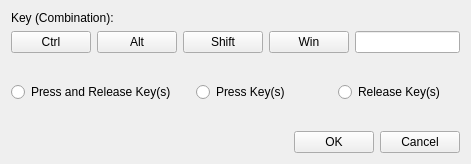
<?xml version="1.0" encoding="UTF-8"?>
<ui version="4.0">
 <class>KeyActionEditDialog</class>
 <widget class="QDialog" name="KeyActionEditDialog">
  <property name="geometry">
   <rect>
    <x>0</x>
    <y>0</y>
    <width>471</width>
    <height>164</height>
   </rect>
  </property>
  <property name="windowTitle">
   <string>Key Action Dialog</string>
  </property>
  <layout class="QGridLayout" name="gridLayout">
   <item row="0" column="0">
    <widget class="QLabel" name="label">
     <property name="text">
      <string>Key (Combination):</string>
     </property>
    </widget>
   </item>
   <item row="2" column="0">
    <spacer name="verticalSpacer_3">
     <property name="orientation">
      <enum>Qt::Vertical</enum>
     </property>
     <property name="sizeHint" stdset="0">
      <size>
       <width>20</width>
       <height>40</height>
      </size>
     </property>
    </spacer>
   </item>
   <item row="4" column="0">
    <spacer name="verticalSpacer">
     <property name="orientation">
      <enum>Qt::Vertical</enum>
     </property>
     <property name="sizeHint" stdset="0">
      <size>
       <width>20</width>
       <height>40</height>
      </size>
     </property>
    </spacer>
   </item>
   <item row="3" column="0">
    <layout class="QHBoxLayout" name="horizontalLayout_2">
     <property name="spacing">
      <number>20</number>
     </property>
     <item>
      <widget class="QRadioButton" name="press_releaseKey">
       <property name="text">
        <string>Press and Release Key(s)</string>
       </property>
      </widget>
     </item>
     <item>
      <widget class="QRadioButton" name="pressKey">
       <property name="text">
        <string>Press Key(s)</string>
       </property>
      </widget>
     </item>
     <item>
      <widget class="QRadioButton" name="releaseKey">
       <property name="text">
        <string>Release Key(s)</string>
       </property>
      </widget>
     </item>
    </layout>
   </item>
   <item row="5" column="0">
    <layout class="QHBoxLayout" name="horizontalLayout_3">
     <item>
      <spacer name="horizontalSpacer">
       <property name="orientation">
        <enum>Qt::Horizontal</enum>
       </property>
       <property name="sizeHint" stdset="0">
        <size>
         <width>40</width>
         <height>20</height>
        </size>
       </property>
      </spacer>
     </item>
     <item>
      <widget class="QPushButton" name="ok">
       <property name="text">
        <string>OK</string>
       </property>
       <property name="autoDefault">
        <bool>false</bool>
       </property>
      </widget>
     </item>
     <item>
      <widget class="QPushButton" name="cancel">
       <property name="text">
        <string>Cancel</string>
       </property>
       <property name="autoDefault">
        <bool>false</bool>
       </property>
      </widget>
     </item>
    </layout>
   </item>
   <item row="1" column="0">
    <layout class="QHBoxLayout" name="horizontalLayout">
     <item>
      <widget class="QPushButton" name="ctrlBut">
       <property name="font">
        <font>
         <weight>50</weight>
         <bold>false</bold>
         <strikeout>false</strikeout>
        </font>
       </property>
       <property name="text">
        <string>Ctrl</string>
       </property>
       <property name="autoDefault">
        <bool>false</bool>
       </property>
      </widget>
     </item>
     <item>
      <widget class="QPushButton" name="altBut">
       <property name="text">
        <string>Alt</string>
       </property>
       <property name="autoDefault">
        <bool>false</bool>
       </property>
      </widget>
     </item>
     <item>
      <widget class="QPushButton" name="shiftBut">
       <property name="text">
        <string>Shift</string>
       </property>
       <property name="autoDefault">
        <bool>false</bool>
       </property>
      </widget>
     </item>
     <item>
      <widget class="QPushButton" name="winBut">
       <property name="text">
        <string>Win</string>
       </property>
       <property name="autoDefault">
        <bool>false</bool>
       </property>
      </widget>
     </item>
     <item>
      <widget class="QLineEdit" name="keyEdit">
       <property name="alignment">
        <set>Qt::AlignCenter</set>
       </property>
      </widget>
     </item>
    </layout>
   </item>
  </layout>
 </widget>
 <resources/>
 <connections/>
</ui>
